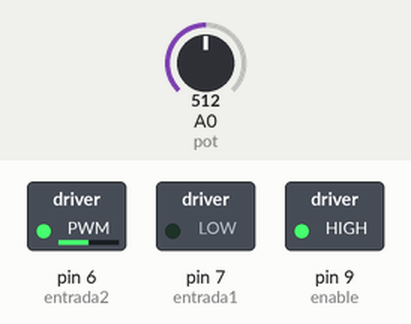
Recording of a sketch running on a simulated Arduino Uno, built with avr-gcc and run on an emulated ATmega328P. Shown: switched loads named in the sketch (green lamp = pin HIGH). The inputs (shaded band) are chosen by the test bench; at power-on: A0 (pot) = 512.

Above: at 1.2 s.
1.3 s: A0 (pot) set to 716
At 2.5 s:
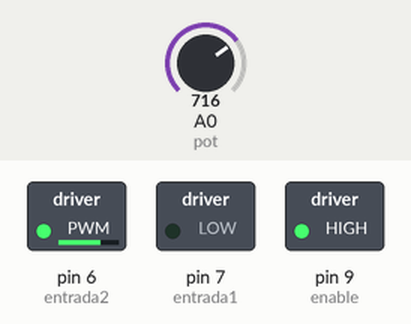
2.8 s: A0 (pot) set to 900
At 3.7 s:
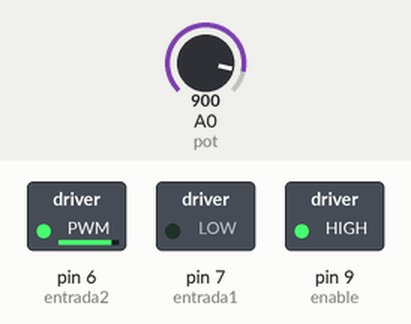
4.3 s: A0 (pot) set to 122
At 4.9 s:
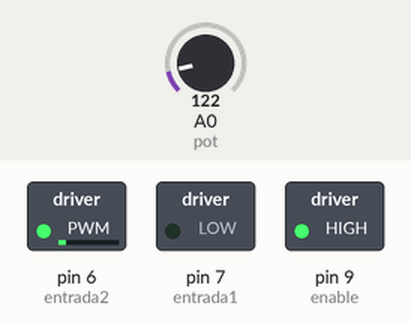
5.8 s: A0 (pot) set to 0
At 7.0 s:
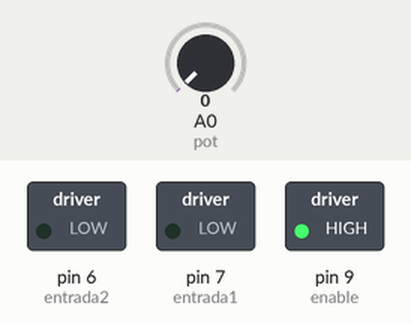
7.3 s: A0 (pot) set to 511
At 8.4 s:
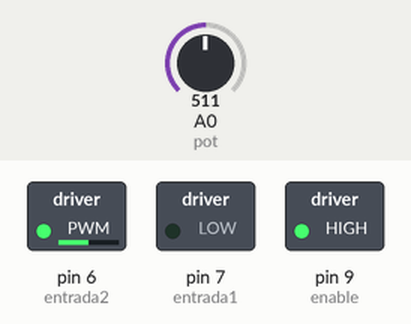
Timing chart, 0 to 9.8 s (numbered marks = the images above; inputs shaded):
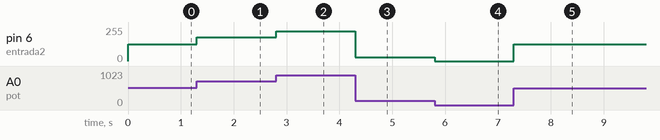

The sketch:

Control_de_velocidad_de_motor_con_potenciometro.ino
```cpp
int entrada1 = 7;
int entrada2 = 6;
int enable = 9;
int pot = A0;

int lectura;

void setup() {
  pinMode(entrada1,OUTPUT);
  pinMode(entrada2,OUTPUT);
  pinMode(enable,OUTPUT);

  digitalWrite(enable,HIGH);
}

void loop() {

  lectura = analogRead(pot);
  lectura = map(lectura,0,1023,0,255);

  digitalWrite(entrada1,LOW);
  analogWrite(entrada2,lectura);

  //digitalWrite(enable,LOW);
}
```

Measured:
- after the input at 1.3 s, pin 6 (entrada2): 127/255 → 178/255 at once
- after the input at 2.8 s, pin 6 (entrada2): 178/255 → 224/255 at once
- after the input at 4.3 s, pin 6 (entrada2): 224/255 → 30/255 at once
- after the input at 5.8 s, pin 6 (entrada2): 30/255 → 0/255 at once
- after the input at 7.3 s, pin 6 (entrada2): 0/255 → 127/255 at once
